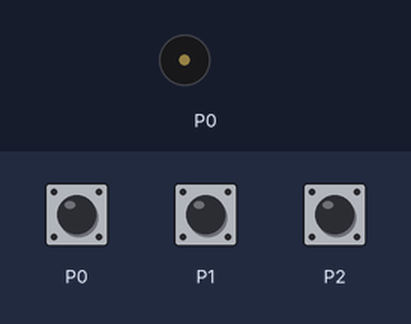
Simulated run of this program. Board: BBC micro:bit running MicroPython. Shown: buzzer (waves = sounding). The test bench sets the inputs (shaded band); at power-on: P0 HIGH, P1 HIGH, P2 HIGH.

Above: at 1.2 s.
1.3 s: P0 pulled LOW for 1 s
At 1.47 s:
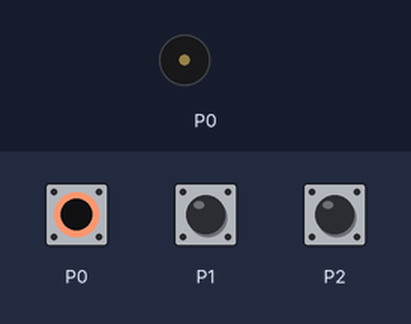
4.3 s: P1 pulled LOW for 3.2 s
At 8.7 s:
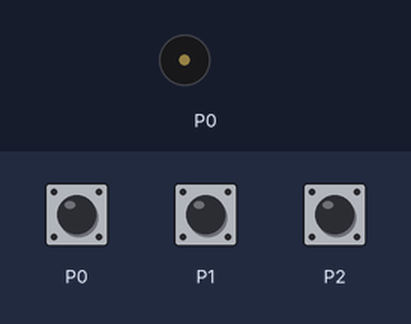
9.0 s: P0 pulled LOW for 3.2 s
At 9.17 s:
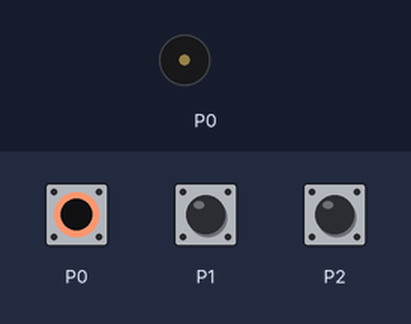
13.7 s: P2 pulled LOW for 3.2 s
At 17.5 s:
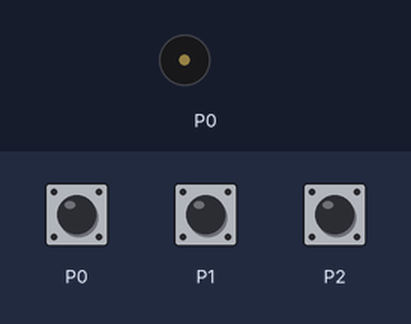
Timing chart, 0 to 19.0 s (numbered marks = the images above; inputs shaded):
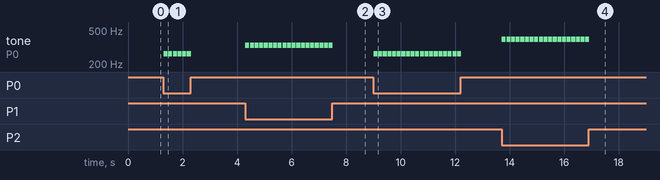

Measured:
- after the input at 1.3 s, tone on P0: alternates 262 Hz for 0.15 s and silent for 0.02 s, 12 changes in all, then stays silent, starting at once
- after the input at 4.3 s, tone on P0: alternates 330 Hz for 0.15 s and silent for 0.02 s, 38 changes in all, then stays silent, starting at once
- after the input at 9.0 s, tone on P0: alternates 262 Hz for 0.15 s and silent for 0.02 s, 38 changes in all, then stays silent, starting at once
- after the input at 13.7 s, tone on P0: alternates 392 Hz for 0.15 s and silent for 0.02 s, 38 changes in all, then stays silent, starting at once

The program:

main.py
```python
# Sample: beruehr-toene  (Pins P0/P1/P2 als Beruehrungssensor)
# Board:   BBC micro:bit V2.2
# Sprache: MicroPython
#
# Ziel: Ein winziges Klavier. P0 antippen spielt einen tiefen Ton, P1 einen
#       mittleren, P2 einen hohen. Der Ton laeuft ueber den eingebauten
#       Lautsprecher (V2).
#
# --------------------------------------------------------------------------
# Hardware
# --------------------------------------------------------------------------
#   Nichts anschliessen - beim micro:bit V2 sind P0/P1/P2 kapazitive
#   Beruehrungssensoren. Einfach mit dem Finger auf das Pad tippen.
#   (Fuers "Fruechte-Klavier": Krokoklemmen von P0/P1/P2 an je ein Stueck
#    Obst, eine weitere Klemme von GND selbst festhalten.)
# --------------------------------------------------------------------------

from microbit import *
import music

# Pin -> Tonhoehe (Hz)
toene = [(pin0, 262), (pin1, 330), (pin2, 392)]   # c', e', g'

while True:
    for pin, frequenz in toene:
        if pin.is_touched():
            music.pitch(frequenz, 150, pin=None)   # pin=None -> interner Lautsprecher

    sleep(20)
```
